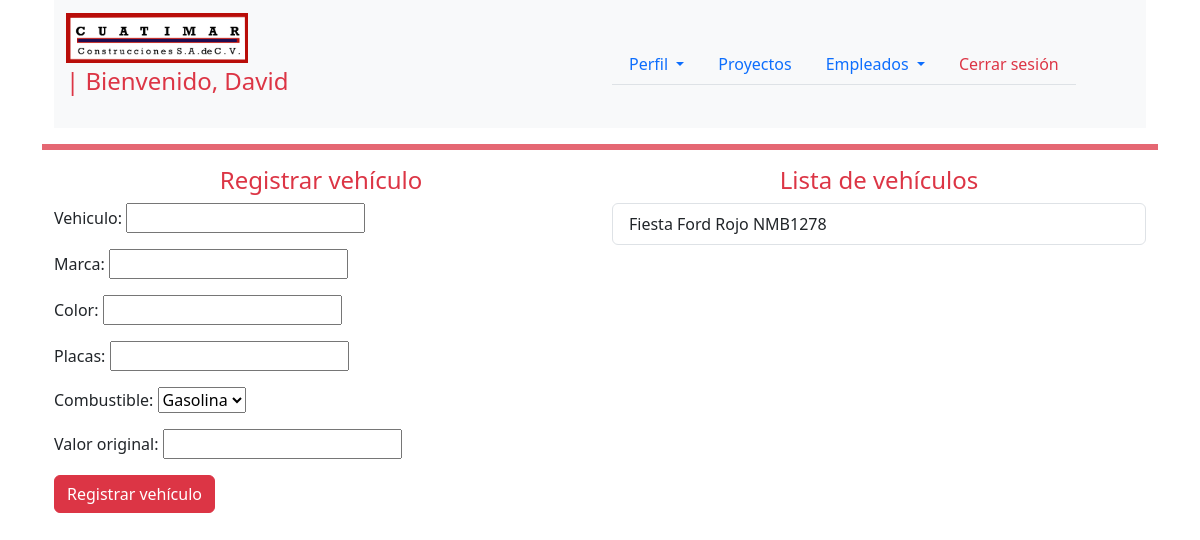
Page /equipos/registrar-vehiculo (signed in) on the committed database.
### equipos_y_vehiculos/models.py (models this page shows, shortened)
class Vehiculos(models.Model):
    TIPO_COMBUSTIBLE = [
        ('GASOLINE','Gasolina'),
        ('DIESEL','Diesel'),
        ('ELECTRIC','Eléctrico')
    ]
    vehiculo = models.CharField(max_length=255,null=False)
    marca = models.CharField(max_length=80,null=False)
    color = models.CharField(max_length=80,null=False)
    placas = models.CharField(max_length=60,null=False)
    combustible = models.CharField(max_length=30,choices=TIPO_COMBUSTIBLE,default='GASOLINE')
    valor_original = models.DecimalField(max_digits=10, decimal_places=2)

### equipos_y_vehiculos/views.py (the view)
# urls.py: path("registrar-vehiculo",views.registro_vehiculos, name="registro_vehiculos"),
@login_required
def registro_vehiculos(request):
    vehiculos = Vehiculos.objects.all()
    if request.method == "POST":
        vehiculos_form = VehiculosForm(request.POST)
        if vehiculos_form.is_valid():
            vehiculos_form.save()
            return redirect('equipos_y_vehiculos:registro_vehiculos')
    else:
        vehiculos_form = VehiculosForm()
    return render(request,'equipos_y_vehiculos/registrar_vehiculo.html',{'vehiculos_form':vehiculos_form,'vehiculos':vehiculos})

### equipos_y_vehiculos/forms.py
class VehiculosForm(forms.ModelForm):
    class Meta:
        model = Vehiculos
        fields = ['vehiculo','marca','color','placas','combustible','valor_original']

### balancigastos/utils/context_processors.py (called while the page is built)
def get_profile_username(request):
    if request.user.is_authenticated:
        try:
            profile = Profile.objects.get(user=request.user)
            return {'profile_username': profile.user}
        except Profile.DoesNotExist:
            return {}
    return {}

### equipos_y_vehiculos/templates/equipos_y_vehiculos/registrar_vehiculo.html (shortened to what this page needs)
{% extends 'base.html' %}
{% block content %}
{% include 'navbar_profile.html' %}
<hr class="border border-danger border-3 opacity-75">
<div class="container">
    <div class="row">
        <div class="col-md-6">
            <form method="post">
                <h4 class="h4 text-center text-danger">Registrar vehículo</h4>
                {{ vehiculos_form.as_p }}
                <button type="submit" class="btn btn-danger">Registrar vehículo</button>
            </form>
        </div>
        <div class="col-md-6">
            <h4 class="h4 text-center text-danger">Lista de vehículos</h4>
            {% if vehiculos %}
            <ul class="list-group">
                {% for unit in vehiculos %}
                <li class="list-group-item">{{ unit.vehiculo }} {{ unit.marca }} {{ unit.color }} {{ unit.placas }}</li>
                {% endfor %}
            </ul>
            {% endif %}
        </div>
    </div>
</div>
{% endblock %}

### templates/navbar_profile.html (shortened to what this page needs)
{% load static %}
<div class="container">
    <nav class="navbar navbar-expand-lg bg-body-tertiary">
        <div class="container">
            <a class="navbar-brand" href="{% url 'proyectos:proyectos' %}">
                <img class="logo" src="{% static 'images/Cuatimar_logo.png' %}" alt="Logo" height="50px">
                <p class="text-capitalize text-danger fs-4">| Bienvenido, {{ profile_username }}</p>
            </a>
        </div>
        <div class="container">
            <ul class="nav nav-tabs justify-content-end">
                <li class="nav-item dropdown">
                    <a class="nav-link dropdown-toggle" href="#" role="button" data-bs-toggle="dropdown"
                        aria-expanded="false">
                        Perfil
                    </a>
                </li>
                <li class="nav-item">
                    <a class="nav-link" href="{% url 'proyectos:proyectos' %}">Proyectos</a>
                </li>
                <li class="nav-item dropdown">
                    <a class="nav-link dropdown-toggle" href="#" role="button" data-bs-toggle="dropdown"
                        aria-expanded="false">
                        Empleados
                    </a>
                </li>
                <li class="nav-item">
                    <a class="nav-link text-danger" href="{% url 'usuarios:logout' %}">Cerrar sesión</a>
                </li>
            </ul>
        </div>
    </nav>
</div>

### rows in the picture
Vehiculos: vehiculo "Fiesta", marca "Ford", color "Rojo", placas "NMB1278"

### other values in the picture
{{ profile_username }} "David"
